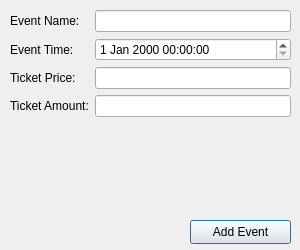
<?xml version="1.0" encoding="UTF-8"?>
<ui version="4.0">
 <class>AddEventForm</class>
 <widget class="QDialog" name="AddEventForm">
  <property name="geometry">
   <rect>
    <x>0</x>
    <y>0</y>
    <width>300</width>
    <height>250</height>
   </rect>
  </property>
  <property name="minimumSize">
   <size>
    <width>300</width>
    <height>250</height>
   </size>
  </property>
  <property name="windowTitle">
   <string>Dialog</string>
  </property>
  <widget class="QWidget" name="formLayoutWidget">
   <property name="geometry">
    <rect>
     <x>10</x>
     <y>10</y>
     <width>281</width>
     <height>201</height>
    </rect>
   </property>
   <layout class="QFormLayout" name="formLayout">
    <item row="0" column="0">
     <widget class="QLabel" name="eventNameLabel">
      <property name="text">
       <string>Event Name:</string>
      </property>
     </widget>
    </item>
    <item row="1" column="0">
     <widget class="QLabel" name="eventTimeLabel">
      <property name="text">
       <string>Event Time:</string>
      </property>
     </widget>
    </item>
    <item row="0" column="1">
     <widget class="QLineEdit" name="eventNameEdit"/>
    </item>
    <item row="1" column="1">
     <widget class="QDateTimeEdit" name="eventTimeEdit"/>
    </item>
    <item row="2" column="0">
     <widget class="QLabel" name="eventTicketPriceLabel">
      <property name="text">
       <string>Ticket Price:</string>
      </property>
     </widget>
    </item>
    <item row="2" column="1">
     <widget class="QLineEdit" name="eventTicketPriceEdit"/>
    </item>
    <item row="3" column="0">
     <widget class="QLabel" name="eventTicketAmountLabel">
      <property name="text">
       <string>Ticket Amount:</string>
      </property>
     </widget>
    </item>
    <item row="3" column="1">
     <widget class="QLineEdit" name="eventTicketAmountEdit"/>
    </item>
   </layout>
  </widget>
  <widget class="QPushButton" name="addEventBtn">
   <property name="geometry">
    <rect>
     <x>190</x>
     <y>220</y>
     <width>101</width>
     <height>24</height>
    </rect>
   </property>
   <property name="text">
    <string>Add Event</string>
   </property>
  </widget>
 </widget>
 <resources/>
 <connections/>
</ui>
